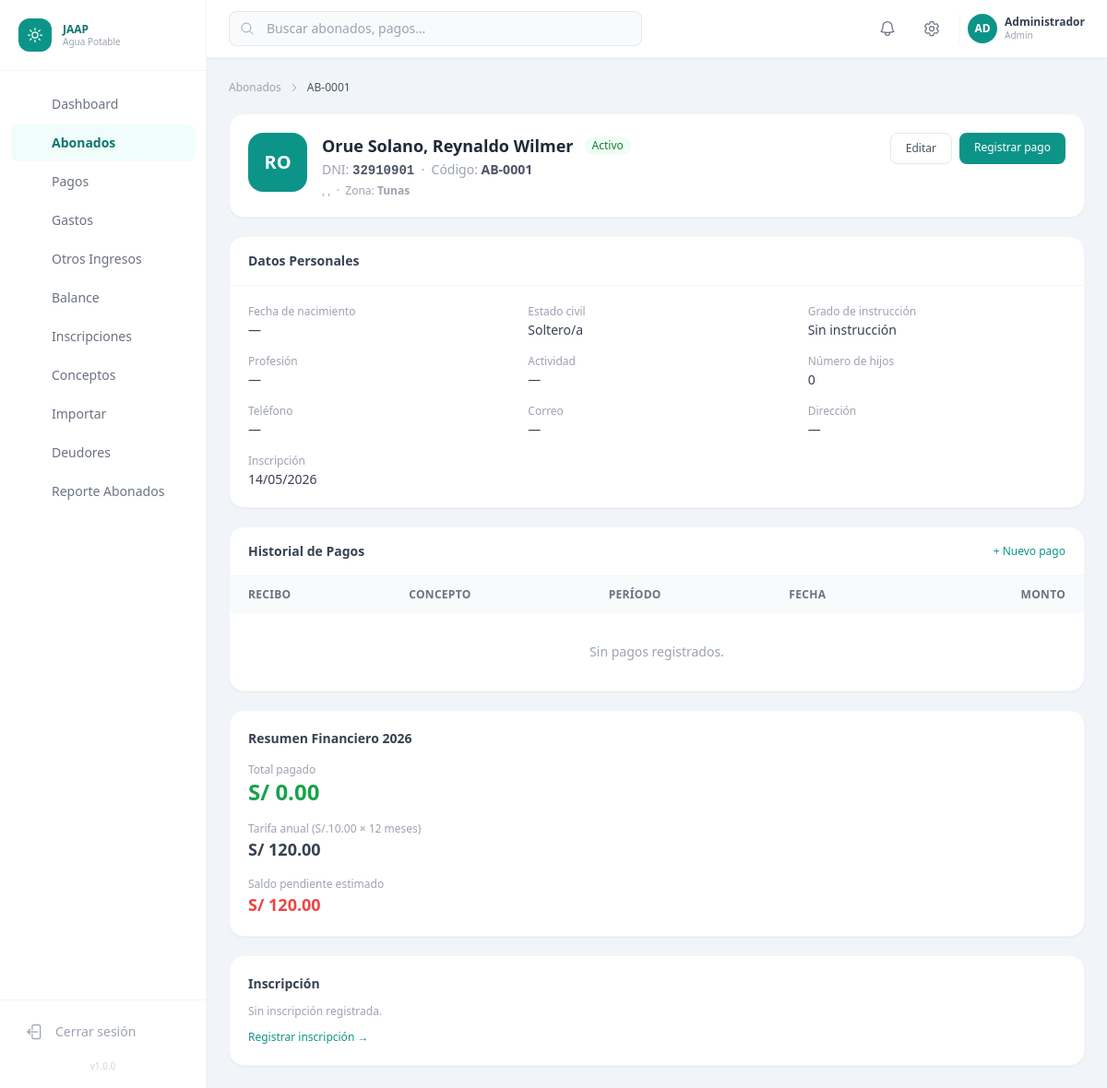
The app's page /abonados/ver.php?id=1 (signed in) with its own data.
### tables this page shows
CREATE TABLE `abonados` (
  `id`                INT UNSIGNED    NOT NULL AUTO_INCREMENT,
  `codigo`            VARCHAR(20)     NOT NULL COMMENT 'Código interno del abonado',
  `dni`               VARCHAR(8)      NOT NULL,
  `nombres`           VARCHAR(100)    NOT NULL,
  `apellidos`         VARCHAR(100)    NOT NULL,
  `fecha_nacimiento`  DATE            NULL,
  `departamento`      VARCHAR(100)    NOT NULL DEFAULT '',
  `provincia`         VARCHAR(100)    NOT NULL DEFAULT '',
  `distrito`          VARCHAR(100)    NOT NULL DEFAULT '',
  `direccion`         TEXT            NULL,
  `zona`              ENUM('porvenir','tunas','cerro_de_pasco') NOT NULL DEFAULT 'porvenir',
  `profesion`         VARCHAR(100)    NULL,
  `actividad`         VARCHAR(100)    NULL,
  `grado_instruccion` ENUM(
    'sin_instruccion','primaria_incompleta','primaria_completa',
    'secundaria_incompleta','secundaria_completa',
    'tecnico','universitario','posgrado'
  ) NOT NULL DEFAULT 'sin_instruccion',
  `estado_civil`      ENUM('soltero','casado','conviviente','viudo','divorciado') NOT NULL DEFAULT 'soltero',
  `telefono`          VARCHAR(15)     NULL,
  `email`             VARCHAR(100)    NULL,
  `numero_hijos`      TINYINT UNSIGNED NOT NULL DEFAULT 0,
  `fecha_inscripcion` DATE            NULL,
  `estado`            ENUM('activo','inactivo','cortado','suspension_temporal') NOT NULL DEFAULT 'activo',
  `observaciones`     TEXT            NULL,
  `creado_por`        INT UNSIGNED    NULL,
  `created_at`        TIMESTAMP       NOT NULL DEFAULT CURRENT_TIMESTAMP,
  `updated_at`        TIMESTAMP       NOT NULL DEFAULT CURRENT_TIMESTAMP ON UPDATE CURRENT_TIMESTAMP,
  PRIMARY KEY (`id`),
  UNIQUE KEY `uk_dni`    (`dni`),
  UNIQUE KEY `uk_codigo` (`codigo`),
  KEY `idx_zona`   (`zona`),
  KEY `idx_estado` (`estado`),
  CONSTRAINT `fk_abonado_creado` FOREIGN KEY (`creado_por`) REFERENCES `usuarios_sistema` (`id`) ON DELETE SET NULL
);

### config/config.php (called while the page is built, shortened)
<?php
function e(string $s): string
{
    return htmlspecialchars($s, ENT_QUOTES | ENT_HTML5, 'UTF-8');
}

### abonados/ver.php (the view, shortened to what this page needs)
<?php
$id = (int)($_GET['id'] ?? 0);
$pdo = getDB();
$stmt = $pdo->prepare("SELECT * FROM abonados WHERE id = ?");
$stmt->execute([$id]);
$a = $stmt->fetch();
$pagosStmt = $pdo->prepare("
    SELECT p.*, c.nombre AS concepto, pc.nombre AS periodo
    FROM pagos p
    JOIN conceptos c ON c.id = p.concepto_id
    LEFT JOIN periodos_cobro pc ON pc.id = p.periodo_id
    WHERE p.abonado_id = ?
    ORDER BY p.fecha_pago DESC
");
$pagosStmt->execute([$id]);
$pagosRows = $pagosStmt->fetchAll();
$inscStmt = $pdo->prepare("SELECT * FROM inscripciones WHERE abonado_id = ? ORDER BY id DESC LIMIT 1");
$inscStmt->execute([$id]);
$inscripcion = $inscStmt->fetch();
require_once __DIR__ . '/../includes/header.php';
require_once __DIR__ . '/../includes/sidebar.php';
?>
<div class="flex flex-col flex-1 overflow-hidden">
  <?php require_once __DIR__ . '/../includes/topbar.php'; ?>
  <main class="flex-1 overflow-y-auto p-6 space-y-5">
    <div class="flex items-center gap-2 text-xs text-gray-400 mb-1">
      <a href="<?= APP_URL ?>/abonados/index.php" class="hover:text-brand-600">Abonados</a>
      <svg class="w-3 h-3" fill="none" viewBox="0 0 24 24" stroke-width="2" stroke="currentColor">
        <path stroke-linecap="round" stroke-linejoin="round" d="m8.25 4.5 7.5 7.5-7.5 7.5" />
      </svg>
      <span class="text-gray-600 font-medium"><?= e($a['codigo']) ?></span>
    </div>
    <div class="bg-white rounded-2xl shadow-sm border border-gray-100 p-5 flex flex-col sm:flex-row gap-4 items-start">
      <div class="w-16 h-16 rounded-2xl bg-brand-600 flex items-center justify-center text-white text-xl font-bold flex-shrink-0">
        <?= e(mb_strtoupper(mb_substr($a['nombres'], 0, 1) . mb_substr($a['apellidos'], 0, 1))) ?>
      </div>
      <div class="flex-1 min-w-0">
        <div class="flex items-center gap-3 flex-wrap">
          <h1 class="text-lg font-bold text-gray-800"><?= e($a['apellidos'] . ', ' . $a['nombres']) ?></h1>
          <?php
            $cls = ['activo'=>'bg-green-50 text-green-700','inactivo'=>'bg-gray-100 text-gray-500','cortado'=>'bg-red-50 text-red-600','suspension_temporal'=>'bg-amber-50 text-amber-700'];
          ?>
          <span class="<?= $cls[$a['estado']] ?? '' ?> text-xs font-medium px-2 py-0.5 rounded-full capitalize">
            <?= e(ESTADOS_ABONADO[$a['estado']] ?? $a['estado']) ?>
          </span>
        </div>
        <p class="text-sm text-gray-400 mt-0.5">
          DNI: <strong class="text-gray-600 font-mono"><?= e($a['dni']) ?></strong> &nbsp;·&nbsp;
          Código: <strong class="text-gray-600"><?= e($a['codigo']) ?></strong>
        </p>
        <p class="text-xs text-gray-400 mt-1">
          <?= e($a['distrito'] . ', ' . $a['provincia'] . ', ' . $a['departamento']) ?>
          &nbsp;·&nbsp; Zona: <strong><?= e(ZONAS[$a['zona']] ?? $a['zona']) ?></strong>
        </p>
      </div>
      <div class="flex gap-2 flex-shrink-0">
        <a href="<?= APP_URL ?>/abonados/editar.php?id=<?= $id ?>"
           class="px-4 py-2 text-xs font-medium border border-gray-200 rounded-lg hover:bg-gray-50 transition-colors text-gray-600">
          Editar
        </a>
        <a href="<?= APP_URL ?>/pagos/registrar.php?abonado_id=<?= $id ?>"
           class="px-4 py-2 text-xs font-medium bg-brand-600 hover:bg-brand-700 text-white rounded-lg transition-colors">
          Registrar pago
        </a>
      </div>
    </div>
    <div class="grid grid-cols-1 xl:grid-cols-3 gap-5">
      <div class="xl:col-span-2 space-y-5">
        <div class="bg-white rounded-2xl shadow-sm border border-gray-100 overflow-hidden">
          <div class="px-5 py-4 border-b border-gray-100"><h2 class="text-sm font-semibold text-gray-700">Datos Personales</h2></div>
          <div class="p-5 grid grid-cols-2 sm:grid-cols-3 gap-x-6 gap-y-4 text-sm">
            <?php
            $campos = [
              ['Fecha de nacimiento', $a['fecha_nacimiento'] ? date('d/m/Y', strtotime($a['fecha_nacimiento'])) : '—'],
              ['Estado civil',        ESTADOS_CIVILES[$a['estado_civil']] ?? $a['estado_civil']],
              ['Grado de instrucción',GRADOS_INSTRUCCION[$a['grado_instruccion']] ?? $a['grado_instruccion']],
              ['Profesión',           $a['profesion'] ?: '—'],
              ['Actividad',           $a['actividad'] ?: '—'],
              ['Número de hijos',     $a['numero_hijos']],
              ['Teléfono',            $a['telefono'] ?: '—'],
              ['Correo',              $a['email'] ?: '—'],
              ['Dirección',           $a['direccion'] ?: '—'],
              ['Inscripción',         $a['fecha_inscripcion'] ? date('d/m/Y', strtotime($a['fecha_inscripcion'])) : '—'],
            ];
            foreach ($campos as [$label, $val]):
            ?>
              <div>
                <p class="text-xs text-gray-400"><?= e($label) ?></p>
                <p class="font-medium text-gray-700 mt-0.5"><?= e((string)$val) ?></p>
              </div>
            <?php endforeach; ?>
          </div>
        </div>
        <div class="bg-white rounded-2xl shadow-sm border border-gray-100 overflow-hidden">
          <div class="px-5 py-4 border-b border-gray-100 flex items-center justify-between">
            <h2 class="text-sm font-semibold text-gray-700">Historial de Pagos</h2>
            <a href="<?= APP_URL ?>/pagos/registrar.php?abonado_id=<?= $id ?>"
               class="text-xs font-medium text-brand-600 hover:underline">+ Nuevo pago</a>
          </div>
          <div class="overflow-x-auto">
            <table class="w-full text-sm">
              <thead class="bg-gray-50 text-xs text-gray-500 uppercase tracking-wide">
                <tr>
                  <th class="px-5 py-3 text-left">Recibo</th>
                  <th class="px-5 py-3 text-left">Concepto</th>
                  <th class="px-5 py-3 text-left">Período</th>
                  <th class="px-5 py-3 text-left">Fecha</th>
                  <th class="px-5 py-3 text-right">Monto</th>
                </tr>
              </thead>
              <tbody class="divide-y divide-gray-50">
                <?php if (empty($pagosRows)): ?>
                  <tr><td colspan="5" class="px-5 py-8 text-center text-gray-400">Sin pagos registrados.</td></tr>
                <?php endif; ?>
              </tbody>
            </table>
          </div>
        </div>
      </div>
      <div class="space-y-5">
        <?php
          $totalPagado  = array_sum(array_column($pagosRows, 'monto_total'));
          $tarifa       = TARIFA_MENSUAL * 12;
          $deuda        = max(0, $tarifa - $totalPagado);
        ?>
        <div class="bg-white rounded-2xl shadow-sm border border-gray-100 p-5 space-y-4">
          <h3 class="text-sm font-semibold text-gray-700">Resumen Financiero <?= date('Y') ?></h3>
          <div>
            <p class="text-xs text-gray-400">Total pagado</p>
            <p class="text-2xl font-bold text-green-600">S/ <?= number_format($totalPagado, 2) ?></p>
          </div>
          <div>
            <p class="text-xs text-gray-400">Tarifa anual (S/.<?= number_format(TARIFA_MENSUAL, 2) ?> × 12 meses)</p>
            <p class="text-lg font-semibold text-gray-700">S/ <?= number_format($tarifa, 2) ?></p>
          </div>
          <div>
            <p class="text-xs text-gray-400">Saldo pendiente estimado</p>
            <p class="text-lg font-bold <?= $deuda > 0 ? 'text-red-500' : 'text-green-600' ?>">
              S/ <?= number_format($deuda, 2) ?>
            </p>
          </div>
        </div>
        <div class="bg-white rounded-2xl shadow-sm border border-gray-100 p-5">
          <h3 class="text-sm font-semibold text-gray-700 mb-3">Inscripción</h3>
          <?php if ($inscripcion): ?>
            <p class="text-xs text-gray-400">Fecha</p>
            <p class="font-medium text-gray-700"><?= date('d/m/Y', strtotime($inscripcion['fecha_inscripcion'])) ?></p>
            <p class="text-xs text-gray-400 mt-2">Monto</p>
            <p class="font-medium text-gray-700">S/ <?= number_format((float)$inscripcion['monto'], 2) ?></p>
            <p class="text-xs text-gray-400 mt-2">Estado</p>
            <span class="text-xs font-medium px-2 py-0.5 rounded-full capitalize
              <?= ['pendiente'=>'bg-yellow-50 text-yellow-700','aprobada'=>'bg-green-50 text-green-700','rechazada'=>'bg-red-50 text-red-600','cancelada'=>'bg-gray-100 text-gray-500'][$inscripcion['estado']] ?? '' ?>">
              <?= e($inscripcion['estado']) ?>
            </span>
          <?php else: ?>
            <p class="text-xs text-gray-400">Sin inscripción registrada.</p>
            <a href="<?= APP_URL ?>/inscripciones/registrar.php?abonado_id=<?= $id ?>"
               class="mt-3 inline-flex text-xs text-brand-600 hover:underline font-medium">
              Registrar inscripción →
            </a>
          <?php endif; ?>
        </div>
      </div>
    </div>
  </main>
</div>
<?php require_once __DIR__ . '/../includes/footer.php'; ?>

### records on screen
abonados: codigo "AB-0001", nombres+apellidos "RO", apellidos+nombres "Orue Solano, Reynaldo Wilmer", estado "Activo", dni "32910901", distrito+provincia+departamento ", ,", zona "Tunas"

### other values on screen
$item['label'] "Dashboard"
$item['label'] "Abonados"
$item['label'] "Pagos"
$item['label'] "Gastos"
$item['label'] "Otros Ingresos"
$item['label'] "Balance"
$item['label'] "Inscripciones"
$item['label'] "Conceptos"
$item['label'] "Importar"
$item['label'] "Deudores"
$item['label'] "Reporte Abonados"
APP_VERSION "1.0.0"
mb_substr($user['nombre'], 0, 2) "AD"
$user['nombre'] "Administrador"
$user['rol'] "Admin"
